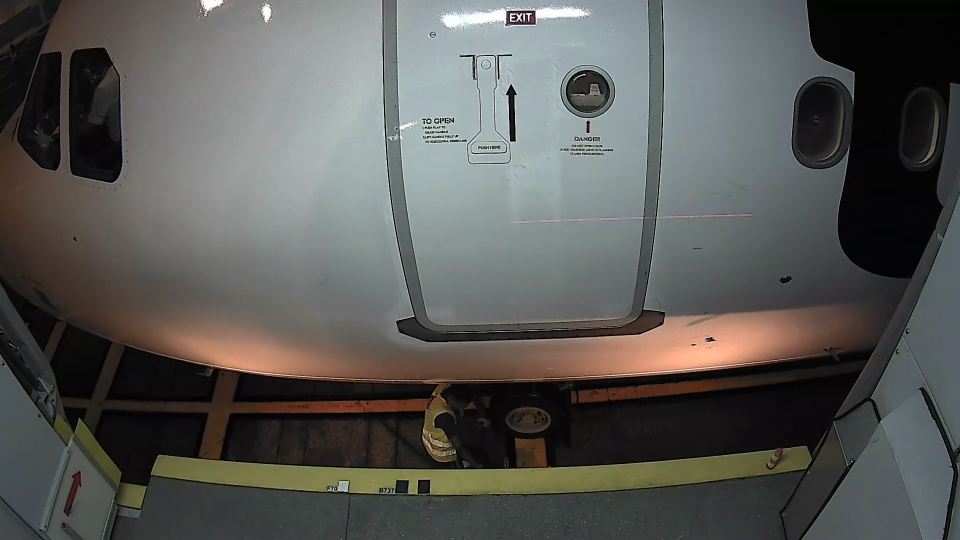
//> input picture local_aerobridge/Source Code/Open CV/TextRecogn/000127.png, 1920 x 1080 px, given in place of , which was not available (shown at 1/2 size)
$ ./main ../TextRecogn/   (built with g++ and OpenCV 4)
//> lines starting //> are read from the running program, lines starting //| are printed output that depends on the picture; after the words box and inside, x2 and y2 are one past the last pixel; in counts of white or black regions, pixels touching at a corner belong together; pictures that were not available may be replaced by others from this repository, and a replacement may not be noted
/*
straight arrow detect in airplane door
author: Cheng Yupeng (Neil)
version: 3rd
describe: detect the straight arrow and mark the four point in the arrow
*/

#include<opencv2/core/core.hpp>
#include<opencv2/highgui/highgui.hpp>
#include<opencv2/imgproc/imgproc.hpp>
#include<opencv2/ml/ml.hpp>
#include <opencv2/legacy/compat.hpp>

#include<fstream>
#include<iostream>
#include<vector>
#include <stdlib.h>
#include<dirent.h>
#include<string.h>
#include<math.h>

using namespace cv;
using namespace std;
static Mat src; Mat src_gray;
static float n,m,ratio;             //前两点和高度之比
static float a,b,ratio_shape;       //长宽之比
static int muchpoly;

#include<Windows.h>
#include<Winbase.h>
#include<TCHAR.h>

string GetFilename (const string& str)
{
  size_t found;
  string file;
  found=str.find_last_of("/\\");
  file = str.substr(found+1);
  return file;
}

string read_value(string section, string key, string config_path)
{
	char read_value[100];
	DWORD len = 100;

	char section_char[100],key_char[100],config_path_char[100];
	strcpy(section_char, section.c_str());
	strcpy(key_char, key.c_str());
	strcpy(config_path_char, config_path.c_str());
	GetPrivateProfileString(TEXT(section_char), TEXT(key_char),TEXT("Not Found"),read_value,len,TEXT(config_path_char));

	return read_value;
}

string GetFoldername (const string& str)
{
	size_t found;
	string folder;
	found=str.find_last_of("/\\");
	folder = str.substr(0,found);
	return folder;
}

template <typename T> string tostr(const T& t) {
   ostringstream os;
   os<<t;
   return os.str();
}
int main(int argc,char** argv)
{
	 //import image by string
	 IplImage *desimg,*srcimg;
	 	 	// [5 lines of commented-out code are left out]
	        string dirName = argv[1];
	        // [5 lines of commented-out code are left out]

	        string imageName = GetFilename(dirName);
	        string temp = GetFoldername(dirName);
	        string flightName = GetFilename(temp);

	        DIR *dir;
	 	 	//dir = opendir(dirName.c_str());
	 	 	string imgName;
	 	 	struct dirent *ent;

	 	 	if (true) {
	 	 		         //while ((ent = readdir (dir)) != NULL) {
	 	 		              //imgName= ent->d_name;
	 	 		              if(true)
	 	 		                        {
	 	 		                          string aux=dirName;
	 	 		                          //aux.append(dirName);
	 	 		                          //aux.append(imgName);
	 	 		                          //cout << aux << endl;
	                          Mat src= imread(aux);
//> src is the input picture: 1080 rows x 1920 cols, CV_8UC3; mean B, G, R 86.3, 89.2, 89.2
	                          //imshow(aux,src);
	                          waitKey(0);

	      // [18 lines of commented-out code are left out]
		Mat src_close;
		Size kernalSize (3,3);
	 	Mat element = getStructuringElement (MORPH_CROSS, kernalSize, Point(1,1)  );
	 	morphologyEx( src, src_close, MORPH_CLOSE, element );
		//get the edge of the input image
		Mat gray,bw;
		GaussianBlur(src_close, src_gray, cv::Size(9, 9), 2, 2);
	 	cvtColor(src_gray,gray,CV_BGR2GRAY);
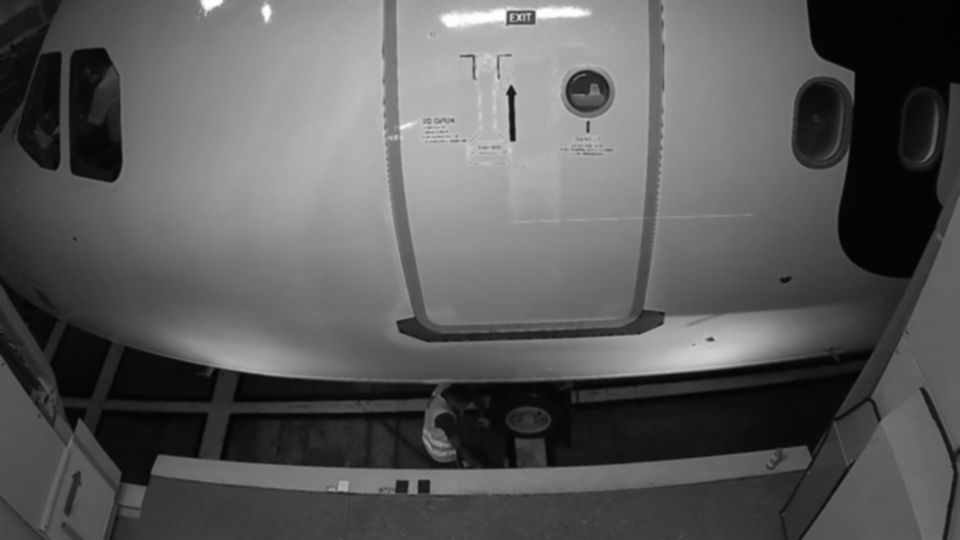
//> gray: 1080 rows x 1920 cols, CV_8UC1 (shown at 1/2 size); min 2, max 255, mean 89.8
		Canny(gray,bw,1200,600,5,true);
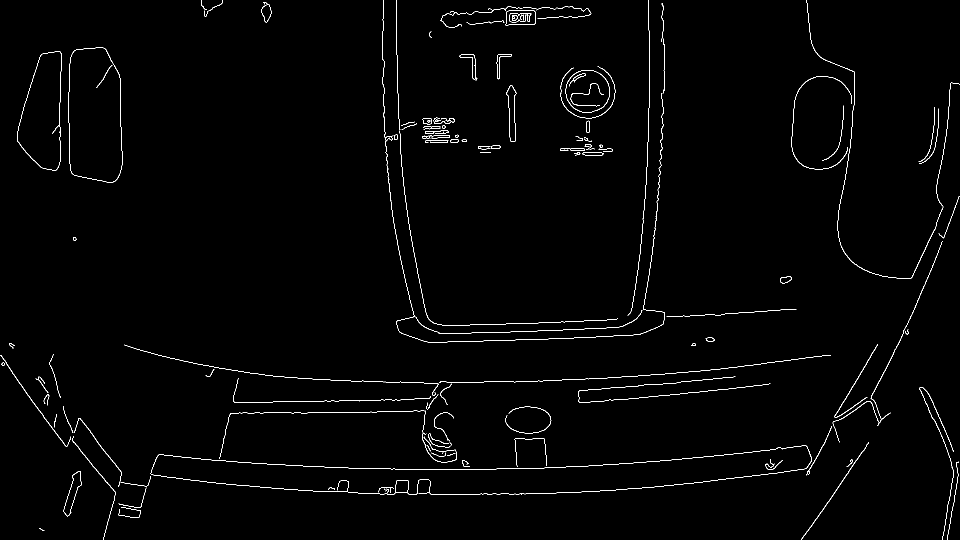
//> bw: 1080 rows x 1920 cols, CV_8UC1 (shown at 1/2 size); 1.2% white in thin lines or dots
		//find the contours
		vector<vector<Point> > contours;
		findContours(bw.clone(), contours, CV_RETR_EXTERNAL, CV_CHAIN_APPROX_SIMPLE);
//> contours = 111 contours, 61 with area under 20; largest, box (x1, y1, x2, y2) and area: (301, 891, 1624, 990) 62780, (137, 95, 245, 366) 25804, (34, 103, 124, 342) 15045, (1131, 140, 1220, 226) 5918, (1011, 21, 1072, 52) 1618
		//show the contours of the input image
		Mat savedGrayMat = Mat::zeros(src.rows,src.cols, CV_8UC1);
		drawContours(savedGrayMat, contours,-1, Scalar(255), CV_FILLED);
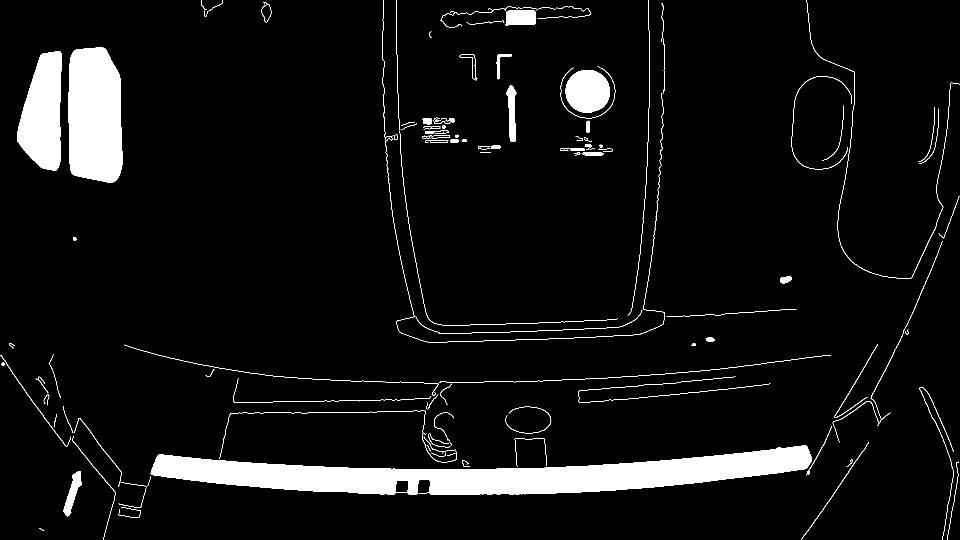
//> savedGrayMat: 1080 rows x 1920 cols, CV_8UC1 (shown at 1/2 size); 6.5% white; 111 white regions (5 under 20 px)

		//approximate of the contours,and get the convex
		vector<vector<Point> > POLY;
		vector<vector<Point> > POLY_precise;
		vector<vector<Point> > POLY_rough;
		vector<Point> approx;
		vector<Point> convex_hull;
		//output image
		string pixel;
		Mat dst = src.clone();
		for (int i = 0; i < contours.size(); i++)
		{

			approxPolyDP(Mat(contours[i]), approx, arcLength(Mat(contours[i]), true)*0.0095, true);
			POLY.push_back(approx);
			convexHull(approx, convex_hull, true);
	        if (fabs(contourArea(contours[i])) <600 )
			continue;
			 if(POLY_precise.size()==0)
			 {
				 if(approx.size()>4)
				 {
				              int len;
							  len=approx.size();
							  int   *num=new   int[len];
							  int   *nums=new   int[len];
							   for(int   j=0;j<len;j++)
                               {
                                  num[j]=approx.at(j).y;
                                  nums[j]=approx.at(j).x;
                               }
							   sort(num,num+len);
							   sort(nums,nums+len);
							   a=num[len-1]-num[0];
							   b=nums[len-1]-nums[0];
							   ratio_shape=a/b;
							   if(ratio_shape>3)
							   {
								  //cout<<"catch rough one"<<endl;
								  //cout<<ratio_shape<<endl;
								  POLY_rough.push_back(approx);
							   }
				 }
			 }
			 }
//> this loop made 111 passes
//> (len, a, b, ratio_shape) on passes 6, 87, 89, 93, 94, 99: (9, 90, 35, 2.57), (9, 113, 20, 5.65), (15, 85, 88, 0.966), (7, 238, 87, 2.74), (8, 269, 105, 2.56), (8, 30, 59, 0.508)
//> convex_hull on passes 25, 27, 52, 55: 3 Points (x, y): [464, 826], [439, 917], [847, 821], 3 Points (x, y): [130, 830], [146, 865], [126, 812], 3 Points (x, y): [1919, 392], [1877, 467], [1887, 476], 3 Points (x, y): [960, 305], [981, 304], [960, 304]
//> after the loop, approx = contour of 10 points, box (x1, y1, x2, y2) (402, 0, 414, 20), area 9; POLY = 111 contours, 54 with area under 20; largest, box (x1, y1, x2, y2) and area: (301, 909, 1624, 990) 64144, (139, 96, 245, 366) 25068, (34, 103, 122, 342) 14628, (1131, 140, 1220, 226) 5830, (769, 175, 1327, 666) 4178; convex_hull = 5 Points (x, y): [402, 0], [402, 9], [403, 11], [410, 19], [413, 19]

			 // find the 4 point of the arrow
			 if(POLY_rough.size()!=0 && POLY_precise.size()==0)
			 {

				 //for(int i = 0; i < POLY_rough.size(); i++)
				  for(int i = 0; i < 1; i++)
				 {
				   int right_point, right=0, left_point, left=100000, top_point, top=10000;
				   for(int j=0;j<POLY_rough[i].size();j++)
							   {


					   	   	   	   if (right<POLY_rough[i].at(j).x)
								   {
									   right=POLY_rough[i].at(j).x;
									   right_point=j;
								   }
								   if (left>POLY_rough[i].at(j).x)
								   {
									   left=POLY_rough[i].at(j).x;
									   left_point=j;
								   }
								   if(top>POLY_rough[i].at(j).y)
								   {
									   top=POLY_rough[i].at(j).y;
									   top_point=j;
								   }
							   }
				 circle( dst, POLY_rough[i].at(right_point), 6, Scalar(0,0,255), -1, 8, 0 );//3
				 circle( dst, POLY_rough[i].at(left_point), 6, Scalar(0,0,255), -1, 8, 0 );//1
				 circle( dst, POLY_rough[i].at(top_point), 6, Scalar(0,0,255), -1, 8, 0 );//2
                 Rect bound=boundingRect(POLY_rough[i]);
	             //rectangle(dst,Point(bound.br().x,bound.br().y), Point(bound.tl().x,bound.tl().y),(0, 0, 255),2);
				 circle( dst, Point(0.5*(bound.br().x+bound.tl().x),bound.br().y), 10, Scalar(0,0,255), -1, 8, 0 );//4
				 vector<Moments> mu(1);
				 vector<Point2f> mc(1);
				 // compute the central momment
						mu[0] = moments( POLY_rough[i], false );
						mc[0] = Point2f( mu[0].m10/mu[0].m00 , mu[0].m01/mu[0].m00 );
						circle( dst, mc[0], 8, Scalar(255,0,255), -1, 8, 0 );
						// [18 lines of commented-out code are left out]
						        cout<<flightName<<";"<<imageName<<";"<<"1";
								cout<<";"<<mc;
				                //koordinati
				                //cout<<POLY_rough[i].at(left_point)<<";"<<POLY_rough[i].at(top_point)<<";"
				                //<<POLY_rough[i].at(top_point)<<";"<<Point(0.5*(bound.br().x+bound.tl().x),bound.br().y)<<endl;
				         float width=pow((POLY_rough[i].at(right_point).x - POLY_rough[i].at(left_point).x )*(POLY_rough[i].at(right_point).x - POLY_rough[i].at(left_point).x) +
				         (POLY_rough[i].at(right_point).y -POLY_rough[i].at(left_point).y )*(POLY_rough[i].at(right_point).y - POLY_rough[i].at(left_point).y),0.5);

				         float height=pow((POLY_rough[i].at(top_point).x - Point(0.5*(bound.br()+bound.tl())).x )*(POLY_rough[i].at(top_point).x - Point(0.5*(bound.br()+bound.tl())).x) +
						 (POLY_rough[i].at(top_point).y -Point(bound.br()).y )*(POLY_rough[i].at(top_point).y -Point(bound.br()).y),0.5);

				         if (!pixel.empty()){
				         		        	   	   pixel.append("-");
				         		        	   	      	  	  	  }
				         		        	   	    	 pixel.append(tostr(width));
				         		        	   	         pixel.append(";");
				         		        	   	         pixel.append(tostr(height));


				 }
//> this loop made 1 pass
//> (right, right_point, left, left_point, top, top_point, bound, width) on pass 1: (1032, 7, 1012, 1, 170, 0, Rect(1012, 170, 21, 114), 20.1)
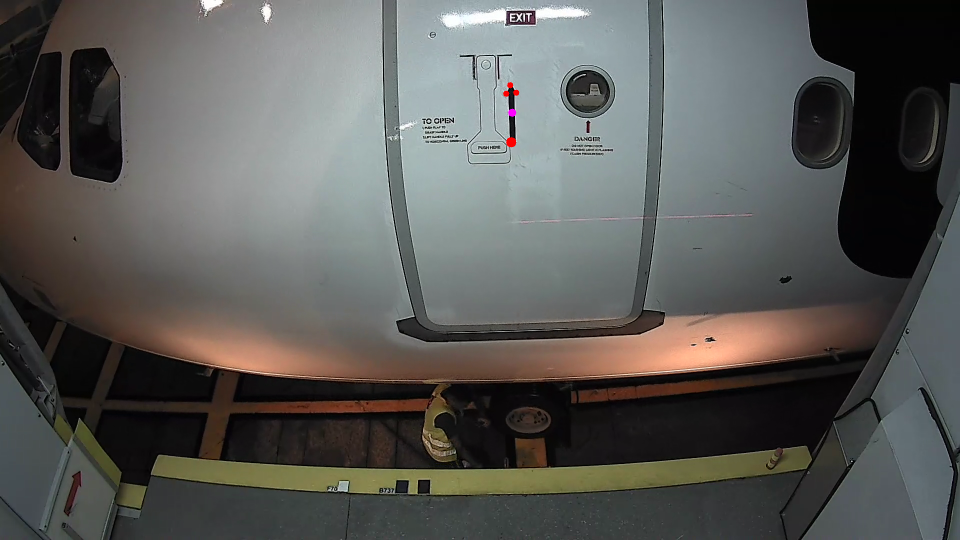
//> dst: 1080 rows x 1920 cols, CV_8UC3 (shown at 1/2 size); 853 pixels changed, all inside (x1, y1, x2, y2) = (1006, 164, 1039, 295)
			 }
			 cout<< ":"<<pixel;
				 cout<<endl;
			     if(POLY_rough.size()==0 && POLY_precise.size()==0)
			 {
			    	 // [10 lines of commented-out code are left out]
				 cout<<flightName<<";"<<imageName<<";"<<"0"<<endl;
			     //cout<<dirName<<";"<<"0"<<endl;
				 //return 0;
			 }

	drawContours(dst, POLY_precise,-1, Scalar(0,255,0), 2);
//> POLY_precise = 0 contours
	drawContours(dst, POLY_rough,-1, Scalar(0,255,0), 2);
//> dst: 1080 rows x 1920 cols, CV_8UC3; 696 pixels changed, all inside (x1, y1, x2, y2) = (1011, 169, 1034, 285)
	//imwrite( "D:/mobility lab/任务2 箭头/day 20  straight arrow detection/straight arrow result/185.png", dst);
	namedWindow("dst",CV_WINDOW_NORMAL);
	imshow("dst", dst);
              }

	                  	             // }
	                  	                   //closedir (dir);
	                  	                } else {
	                  	                 // cout<<"not present"<<endl;
	                  	                  }


	     return 0;
	 }

$ run again, on local_aerobridge/Source Code/Open CV/TextRecogn/000130.png
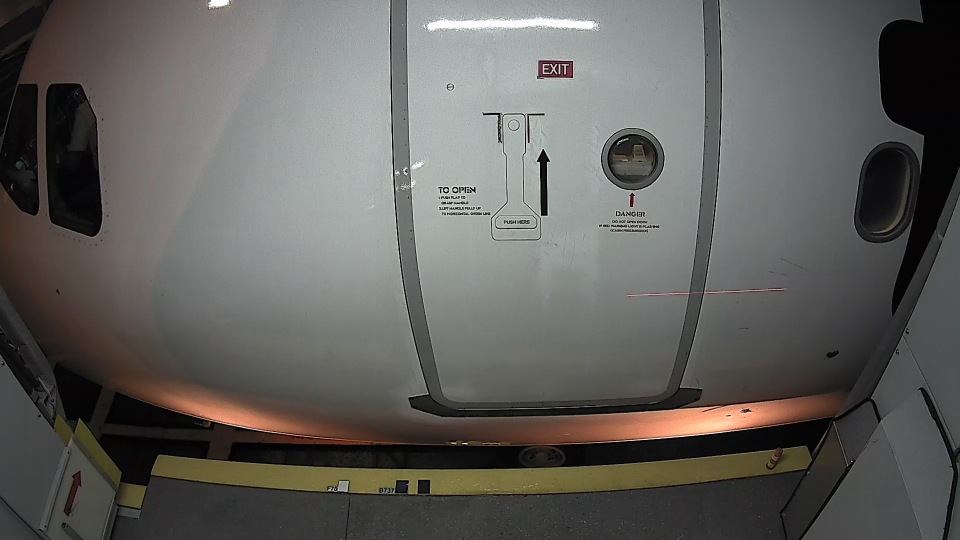
//> input picture local_aerobridge/Source Code/Open CV/TextRecogn/000130.png, 1920 x 1080 px, given in place of , which was not available (shown at 1/2 size)
//> src is the input picture: 1080 rows x 1920 cols, CV_8UC3; mean B, G, R 92.7, 95.9, 97.1
//> `Canny(gray,bw,1200,600,5,true);`:
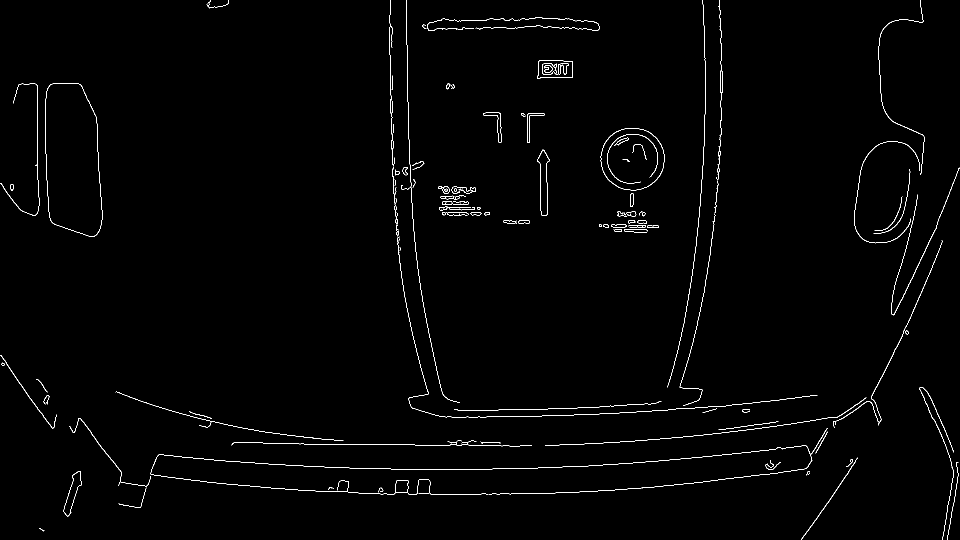
//> bw: 1080 rows x 1920 cols, CV_8UC1 (shown at 1/2 size); 1% white in thin lines or dots
//> contours = 110 contours, 60 with area under 20; largest, box (x1, y1, x2, y2) and area: (91, 166, 205, 474) 29280, (1201, 256, 1329, 381) 12493, (1074, 121, 1146, 158) 2287, (1074, 299, 1099, 432) 1756, (127, 942, 163, 1033) 1249
//> savedGrayMat: 1080 rows x 1920 cols, CV_8UC1; 3.3% white; 110 white regions (14 under 20 px)
//> the loop `for (int i = 0; i < contours.size(); i++)` made 110 passes
//> (len, a, b, ratio_shape) on passes 7, 84, 87, 95, 98: (9, 90, 35, 2.57), (8, 132, 24, 5.5), (14, 121, 127, 0.953), (8, 305, 113, 2.7), (5, 35, 70, 0.5)
//> after the loop `for (int i = 0; i < contours.size(); i++)`: approx = contour of 9 points, box (x1, y1, x2, y2) (415, 0, 422, 7), area 4; POLY = 110 contours, 63 with area under 20; largest, box (x1, y1, x2, y2) and area: (91, 167, 205, 473) 28375, (1201, 259, 1329, 381) 12129, (794, 476, 1635, 832) 9638, (1075, 122, 1146, 158) 2200, (1074, 299, 1099, 432) 1672; convex_hull = 5 Points (x, y): [421, 0], [415, 6], [416, 6], [419, 4], [421, 2]
//> the loop `for(int i = 0; i < 1; i++)` made 1 pass
//> (right, right_point, left, left_point, top, top_point, bound, width) on pass 1: (1098, 7, 1074, 1, 299, 0, Rect(1074, 299, 25, 133), 24.19)
//> POLY_precise = 0 contours
//> `drawContours(dst, POLY_rough,-1, Scalar(0,255,0), 2);`:
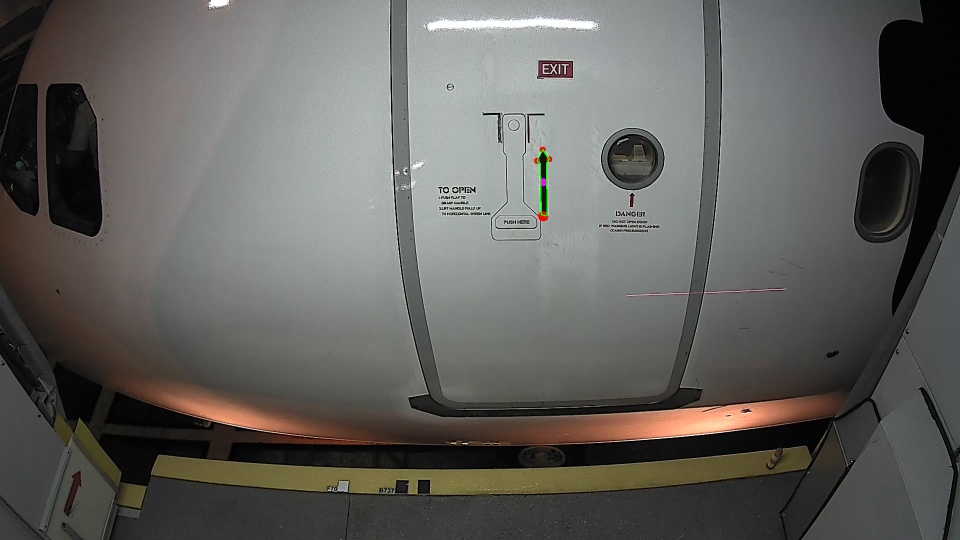
//> dst: 1080 rows x 1920 cols, CV_8UC3 (shown at 1/2 size); mean B, G, R 92.7, 95.9, 97.2
